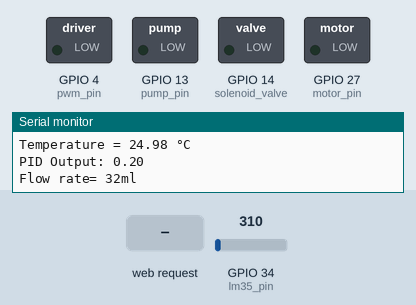
Recording of a sketch running on a simulated ESP32. Shown: switched loads named in the sketch (green lamp = pin HIGH), the last lines printed to the serial monitor. The test bench sets the inputs (shaded band); at power-on: GPIO 34 (lm35_pin) = 310. Storage starts empty.

Above: at 1.2 s.
1.3 s: GPIO 34 (lm35_pin) set to 186
At 1.43 s:
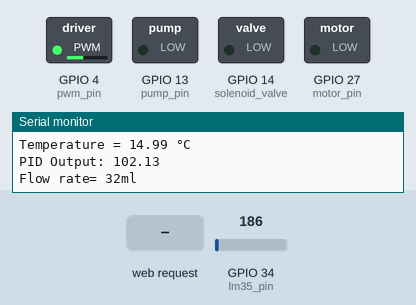
4.3 s: HTTP request GET /setTemp?temp=120 received
5.8 s: HTTP request GET /setFlow?airflow=1 received
At 7.0 s:
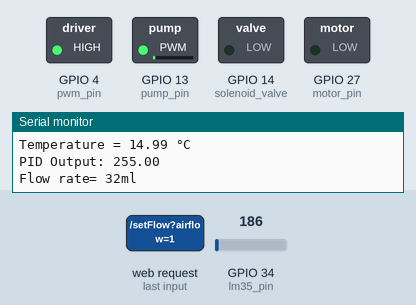
7.3 s: HTTP request GET /updateSolenoid?temp=1&airflow=1&state=1 received
At 8.2 s:
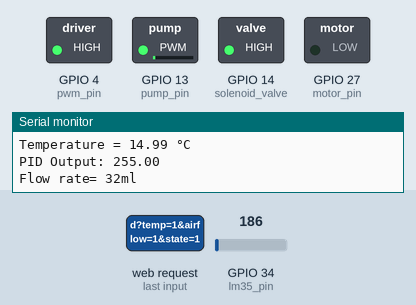
8.8 s: HTTP request GET /setTemp?temp=1 received
At 10.0 s:
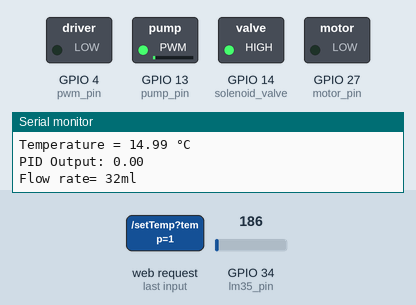
10.3 s: GPIO 34 (lm35_pin) set to 93
At 10.53 s:
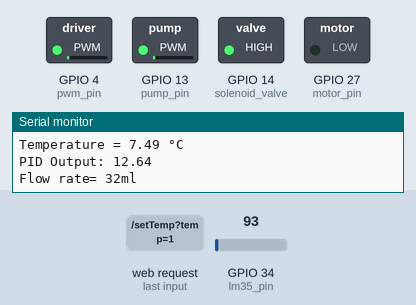
Timing chart, 0 to 13.8 s (numbered marks = the images above; inputs shaded):
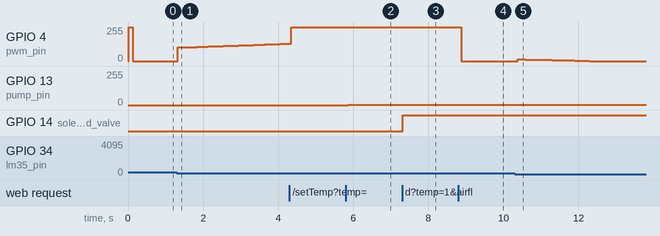

Measured:
- after the input at 1.3 s, GPIO 4 (pwm_pin): moves from 0/255 to 130/255 over 2.9 s, starting at once
- after the input at 5.8 s, GPIO 13 (pump_pin): 0/255 → 2/255 after 0.06 s
- after the input at 7.3 s, GPIO 14 (solenoid_valve): LOW → HIGH at once
- after the input at 8.8 s, GPIO 4 (pwm_pin): 255/255 → 0/255 after 0.08 s
- after the input at 10.3 s, GPIO 4 (pwm_pin): 0/255 → 14/255 after 0.09 s, → 12/255 0.10 s later, → 11/255 0.10 s later, → 10/255 0.20 s later, … (14 changes in this stretch)

The sketch:

ESP32_WebServer.ino
```cpp
#include <Arduino.h>
#include <WiFi.h>
#include <AsyncTCP.h>
#include <ESPAsyncWebServer.h>
#include "LittleFS.h"
#include <Arduino_JSON.h>

// LM35 Pin (ADC1)
const int lm35_pin = 34;
const int pwm_pin = 4;
const int pump_pin = 13;
const int solenoid_valve = 14;
const int motor_pin = 27;
const int flow_sensor = 32;


// Temperature sensor and PID control variables
float temp_val = 0;
double dt, last_time;
double integral = 0, previous = 0;
double kp, ki, kd;
double temp_set = 25;  // Temperature setpoint in °C
double dutycycle = 0;
double airflow = 0;

// Anti-windup limit for the integral term
const double INTEGRAL_MAX = 100.0;

#define ADC_VREF_mV 3300.0  // ADC reference voltage in millivolts
#define ADC_RESOLUTION 4095.0

// Access Point credentials
const char *ssid = "ESP32";
const char *password = "123";

// Create AsyncWebServer object on port 80
AsyncWebServer server(80);

// Create an Event Source on /events
AsyncEventSource events("/events");

// JSON variable to hold sensor readings
JSONVar readings;

// Timer variables; readings every 1 second
unsigned long lastTime = 0;
unsigned long timerDelay = 1000;

// Get sensor readings and return a JSON string
String getSensorReadings() {
  readings["sensor"] = readTemperature();
  return JSON.stringify(readings);
};

// Initialize LittleFS
void initLittleFS() {
  if (!LittleFS.begin()) {
    Serial.println("An error has occurred while mounting LittleFS");
  } else {
    Serial.println("LittleFS mounted successfully");
  }
};

// Initialize WiFi in Access Point mode
void initWiFi() {
  WiFi.mode(WIFI_AP);
  WiFi.softAP(ssid, password);
  Serial.print("AP IP address: ");
  Serial.println(WiFi.softAPIP());
}

double readTemperature() {
  int adcVal = analogRead(lm35_pin);
  float milliVolt = adcVal * (ADC_VREF_mV / ADC_RESOLUTION);
  float tempC = milliVolt / 10.0;
  return tempC;
};

double computePID(double error) {
  double proportional = error;
  integral += error * dt;

  //Clamp to prevent windup
  if (integral > INTEGRAL_MAX) {
    integral = INTEGRAL_MAX;
  } else if (integral < -INTEGRAL_MAX) {
    integral = -INTEGRAL_MAX;
  };

  double derivative = (error - previous) / dt;
  previous = error;
  double outputVal = (kp * proportional) + (ki * integral) + (kd * derivative);
  return outputVal;
};


void setup() {

  // Serial port for debugging
  Serial.begin(115200);
  initWiFi();
  initLittleFS();

  analogWriteFrequency(pump_pin, 10000);
  analogWriteFrequency(motor_pin, 5000);

  // Serve index.html from LittleFS at root URL
  server.on("/", HTTP_GET, [](AsyncWebServerRequest *request) {
    request->send(LittleFS, "/index.html", "text/html");
  });

  // Serve static files from LittleFS
  server.serveStatic("/", LittleFS, "/");

  // Endpoint for sensor readings
  server.on("/readings", HTTP_GET, [](AsyncWebServerRequest *request) {
    String json = getSensorReadings();
    request->send(200, "application/json", json);
  });

  // Set up event source for clients
  events.onConnect([](AsyncEventSourceClient *client) {
    if (client->lastId()) {
      // Serial.printf("Client reconnected! Last message ID that it got is: %u\n", client->lastId());
    }
    client->send("hello!", NULL, millis(), 10000);
  });
  server.addHandler(&events);

  // Start the web server
  server.begin();

  // Initialize solenoid_valve (Pin 14)
  pinMode(solenoid_valve, OUTPUT);
  digitalWrite(solenoid_valve, LOW);


  // PID constants and timer
  kp = 10;
  ki = 1;
  kd = 0.01;
  last_time = millis();

  // Endpoint to adjust the temperature setpoint
  server.on("/setTemp", HTTP_GET, [](AsyncWebServerRequest *request) {
    if (request->hasParam("temp")) {
      String tempStr = request->getParam("temp")->value();
      float newTempSet = tempStr.toFloat();
      if (newTempSet >= 0 && newTempSet <= 150) {
        temp_set = newTempSet;
        Serial.print("New temperature setpoint: ");
        Serial.println(temp_set);
      }
    }

    request->redirect("/?setpoint=" + String(temp_set, 0));
  });

  // Endpoint to adjust the flow rate
  server.on("/setFlow", HTTP_GET, [](AsyncWebServerRequest *request) {
    if (request->hasParam("airflow")) {
      String flowStr = request->getParam("airflow")->value();
      float newairflow = flowStr.toFloat();
      if (newairflow >= 0 && newairflow <= 100) {
        airflow = newairflow;
        Serial.print("New AirFlow setpoint: ");
        Serial.println(airflow);
      }
    }

    request->redirect("/?flowrate=" + String(airflow, 0));
  });

  // Endpoint to update solenoid_valve state
  server.on("/updateSolenoid", HTTP_GET, [](AsyncWebServerRequest *request) {
    if (request->hasParam("state")) {
      String state = request->getParam("state")->value();
      Serial.print("Updating solenoid_valve (Pin 14) state to: ");
      Serial.println(state);
      digitalWrite(solenoid_valve, state.toInt());
    }
    request->send(200, "text/plain", "OK");
  });

  // Endpoint to return the current state of solenoid_valve
  server.on("/stateSolenoid", HTTP_GET, [](AsyncWebServerRequest *request) {
    String currentState = String(digitalRead(solenoid_valve));
    request->send(200, "text/plain", currentState);
  });

  // Endpoint to adjust the motor duty cycle
  server.on("/setMotor", HTTP_GET, [](AsyncWebServerRequest *request) {
    if (request->hasParam("motor")) {
      String motorStr = request->getParam("motor")->value();
      float newdutycycle = motorStr.toFloat();
      if (newdutycycle >= 0 && newdutycycle <= 100) {
        dutycycle = newdutycycle;
        Serial.print("NewDutyCycle: ");
        Serial.println(dutycycle);
      }
    }


    request->redirect("/?dutycycle=" + String(dutycycle, 0));
  });
}

void loop() {
  // Send sensor readings via events every 1 second
  if ((millis() - lastTime) > timerDelay) {
    events.send("ping", NULL, millis());
    events.send(getSensorReadings().c_str(), "new_readings", millis());
    lastTime = millis();
  };
  temp_val = readTemperature();
  Serial.print("Temperature = ");
  Serial.print(temp_val);
  Serial.println(" °C");

  double now = millis();
  dt = (now - last_time) / 1000.0;
  last_time = now;

  double error = temp_set - temp_val;
  double pidOutput = computePID(error);
  //Constrains PID from the range 0-255
  pidOutput = constrain(pidOutput, 0, 255);

  Serial.print("PID Output: ");
  Serial.println(pidOutput);

  //Writing PID
  analogWrite(pwm_pin, pidOutput);

  // Writing Vacumm Pump Air Flow
  int pumpout = map(airflow, 0, 100, 0, 255);
  analogWrite(pump_pin, pumpout);

  // Writing Motor Duty Cycle
  int motorout = map(dutycycle, 0, 100, 0, 255);
  analogWrite(motor_pin, motorout);

  Serial.print("Flow rate= ");
  Serial.print(flow_sensor);
  Serial.println("ml");

  delay(100);  // 100ms delay to give PID output enought time to take effect
}
```
